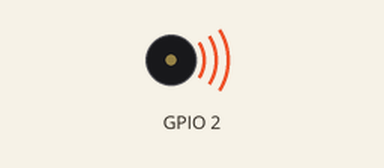
A sketch run on a simulated ESP32. On the bench: buzzer (waves = sounding). What the sketch prints to the serial monitor is not drawn.

Above: at 0.2 s.
Timing chart, 0 to 40.0 s (numbered marks = the images above):
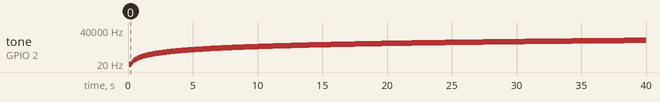

The sketch:

Stepper_freq_swepp_nema.ino
```cpp
#define stepsPerRevolution  200*4  // change this to fit the number of steps per revolution


int freq = 0;


void setup() {
  Serial.begin(115200);
  pinMode(2, OUTPUT);
}

void loop() {
  tone(2, freq);
  //freq ++;
  freq += 10;
  Serial.println(freq);
  if (freq>(50000)){
    freq = 50000;
  }
  delay(100);
}
```

Tone.cpp
```cpp
/*

#include <Arduino.h>
#include "esp32-hal-ledc.h"
#include "freertos/task.h"
#include "freertos/queue.h"
#include "freertos/semphr.h"

static TaskHandle_t _tone_task = NULL;
static QueueHandle_t _tone_queue = NULL;
static uint8_t _channel = 0;

typedef enum{
  TONE_START,
  TONE_END,
  TONE_SET_CHANNEL
} tone_cmd_t;

typedef struct{
  tone_cmd_t tone_cmd;
  uint8_t pin;
  unsigned int frequency;
  unsigned long duration;
  uint8_t channel;
} tone_msg_t;

static void tone_task(void*){
  tone_msg_t tone_msg;
  while(1){
    xQueueReceive(_tone_queue, &tone_msg, portMAX_DELAY);
    switch(tone_msg.tone_cmd){
      case TONE_START:

        ledcAttachPin(tone_msg.pin, _channel);
        ledcWriteTone(_channel, tone_msg.frequency);

        if(tone_msg.duration){
          delay(tone_msg.duration);
          ledcDetachPin(tone_msg.pin);
          ledcWriteTone(_channel, 0);
        }
        break;

      case TONE_END:

        ledcDetachPin(tone_msg.pin);
        ledcWriteTone(_channel, 0);
        break;

      case TONE_SET_CHANNEL:

        _channel = tone_msg.channel;
        break;

      default: ; // do nothing
    } // switch
  } // infinite loop
}

static int tone_init(){
  if(_tone_queue == NULL){

    _tone_queue = xQueueCreate(128, sizeof(tone_msg_t));
    if(_tone_queue == NULL){

      return 0; // ERR
    }

  }

  if(_tone_task == NULL){

    xTaskCreate(
      tone_task, // Function to implement the task
      "toneTask", // Name of the task
      3500,  // Stack size in words
      NULL,  // Task input parameter
      1,  // Priority of the task
      &_tone_task  // Task handle.
      );
    if(_tone_task == NULL){

      return 0; // ERR
    }

  }
  return 1; // OK
}

void setToneChannel(uint8_t channel){

  if(tone_init()){
    tone_msg_t tone_msg = {
      .tone_cmd = TONE_SET_CHANNEL,
      .pin = 0, // Ignored
      .frequency = 0, // Ignored
      .duration = 0, // Ignored
      .channel = channel
    };
    xQueueSend(_tone_queue, &tone_msg, portMAX_DELAY);
  }
}

void noTone(uint8_t _pin){

  if(tone_init()){
    tone_msg_t tone_msg = {
      .tone_cmd = TONE_END,
      .pin = _pin,
      .frequency = 0, // Ignored
      .duration = 0, // Ignored
      .channel = 0 // Ignored
    };
    xQueueSend(_tone_queue, &tone_msg, portMAX_DELAY);
  }
}

// parameters:
// _pin - pin number which will output the signal
// frequency - PWM frequency in Hz
// duration - time in ms - how long will the signal be outputted.
//   If not provided, or 0 you must manually call noTone to end output
void tone(uint8_t _pin, unsigned int frequency, unsigned long duration){

  if(tone_init()){
    tone_msg_t tone_msg = {
      .tone_cmd = TONE_START,
      .pin = _pin,
      .frequency = frequency,
      .duration = duration,
      .channel = 0 // Ignored
    };
    xQueueSend(_tone_queue, &tone_msg, portMAX_DELAY);
  }
}
*/
```

Measured:
- by itself, tone on GPIO 2: plays 10 Hz for 0.10 s, 20 Hz for 0.10 s, 30 Hz for 0.10 s, 40 Hz for 0.10 s, 50 Hz for 0.10 s, 60 Hz for 0.10 s … (399 notes in this stretch)
